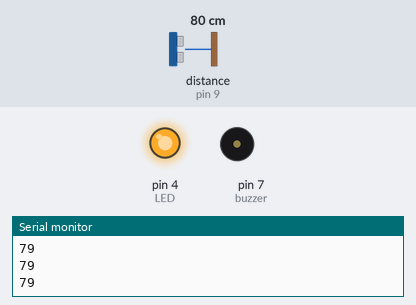
A sketch run on a simulated Arduino Uno, built with avr-gcc and run on an emulated ATmega328P. On the bench: output pins drawn as LEDs (lit = HIGH), buzzer (waves = sounding, pin HIGH), the last lines printed to the serial monitor. Wiring (inferred from the names in the program): ultrasonic range finder: trigger pin 10; echo pin 9. The test bench sets the inputs (shaded band); at power-on: distance to the obstacle (sensor on pin 9) 80 cm. The echo pulse lasts 58.3 µs per cm; pins used as bus, display or sensor lines are not drawn.

Above: at 1.2 s.
1.3 s: distance to the obstacle (sensor on pin 9) set to 18 cm
2.8 s: distance to the obstacle (sensor on pin 9) set to 15 cm
At 4.0 s:
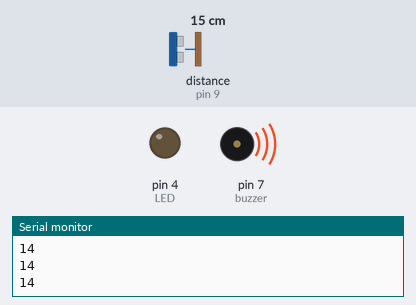
4.3 s: distance to the obstacle (sensor on pin 9) set to 35 cm
At 5.2 s:
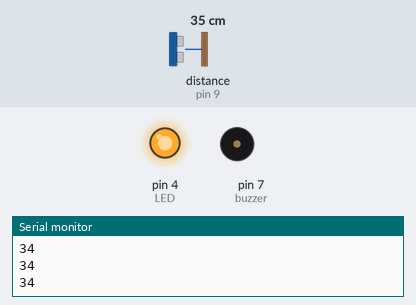
5.8 s: distance to the obstacle (sensor on pin 9) set to 2 cm
At 6.2 s:
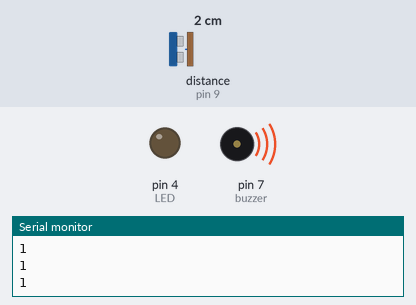
Timing chart, 0 to 8.3 s (numbered marks = the images above; inputs shaded):
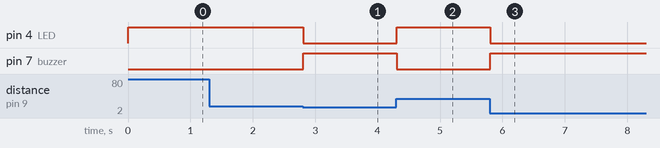

Measured:
- the behaviour switches between 17 and 16 cm on distance to the obstacle (sensor on pin 9) (found by bisection; images 0 and 1)
- after the input at 2.8 s, pin 4 (LED): HIGH → LOW at once; pin 7 (buzzer): LOW → HIGH at once
- after the input at 4.3 s, pin 4 (LED): LOW → HIGH at once; pin 7 (buzzer): HIGH → LOW at once
- after the input at 5.8 s, pin 4 (LED): HIGH → LOW at once; pin 7 (buzzer): LOW → HIGH at once

The sketch:

ultrasonic_sensor_buzzer___led.ino
```cpp
//note : connect the buzzer without a resistor
//note : connect the LED with resistor

const int LED = 4;
const int buzzer = 7;
const int trigPin = 10;
const int echoPin = 9;
long duration;
long distance;

void setup() {
  // put your setup code here, to run once:

  Serial.begin(9600);
  pinMode(LED,OUTPUT);
  pinMode(buzzer,OUTPUT);
  pinMode(echoPin,INPUT);
  pinMode(trigPin,OUTPUT);
}

void loop() {
  // put your main code here, to run repeatedly:

  //generate a pulse modulation
  digitalWrite(trigPin,LOW);
  delayMicroseconds(2);
  digitalWrite(trigPin,HIGH);
  delayMicroseconds(10);
  digitalWrite(trigPin,LOW);

  //calculate the distance
  duration = pulseIn(echoPin,HIGH);
  distance = (duration * 0.034/2);
  Serial.println(distance);

  //workcase
  if(distance > 15)
  {
    digitalWrite(buzzer,LOW);
    digitalWrite(LED,HIGH);
  }
  else
  {
    digitalWrite(buzzer,HIGH);
    digitalWrite(LED,LOW);
  }
}
```
